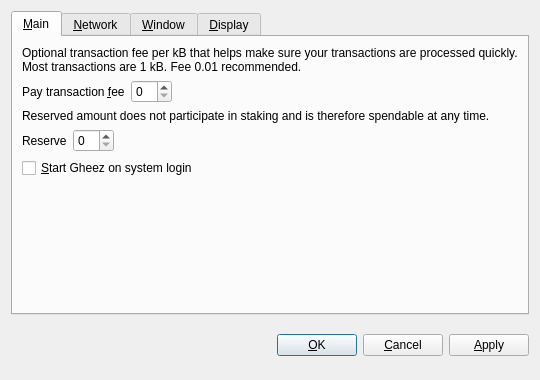
<?xml version="1.0" encoding="UTF-8"?>
<ui version="4.0">
 <class>OptionsDialog</class>
 <widget class="QDialog" name="OptionsDialog">
  <property name="geometry">
   <rect>
    <x>0</x>
    <y>0</y>
    <width>540</width>
    <height>380</height>
   </rect>
  </property>
  <property name="windowTitle">
   <string>Options</string>
  </property>
  <property name="modal">
   <bool>true</bool>
  </property>
  <layout class="QVBoxLayout" name="verticalLayout">
   <item>
    <widget class="QTabWidget" name="tabWidget">
     <property name="tabPosition">
      <enum>QTabWidget::North</enum>
     </property>
     <property name="currentIndex">
      <number>0</number>
     </property>
     <widget class="QWidget" name="tabMain">
      <attribute name="title">
       <string>&amp;Main</string>
      </attribute>
      <layout class="QVBoxLayout" name="verticalLayout_Main">
       <item>
        <widget class="QLabel" name="transactionFeeInfoLabel">
         <property name="text">
          <string>Optional transaction fee per kB that helps make sure your transactions are processed quickly. Most transactions are 1 kB. Fee 0.01 recommended.</string>
         </property>
         <property name="textFormat">
          <enum>Qt::PlainText</enum>
         </property>
         <property name="wordWrap">
          <bool>true</bool>
         </property>
        </widget>
       </item>
       <item>
        <layout class="QHBoxLayout" name="horizontalLayoutFee">
         <item>
          <widget class="QLabel" name="transactionFeeLabel">
           <property name="text">
            <string>Pay transaction &amp;fee</string>
           </property>
           <property name="textFormat">
            <enum>Qt::PlainText</enum>
           </property>
           <property name="buddy">
            <cstring>transactionFee</cstring>
           </property>
          </widget>
         </item>
         <item>
          <widget class="BitcoinAmountField" name="transactionFee"/>
         </item>
         <item>
          <spacer name="horizontalSpacerFee">
           <property name="orientation">
            <enum>Qt::Horizontal</enum>
           </property>
           <property name="sizeHint" stdset="0">
            <size>
             <width>40</width>
             <height>20</height>
            </size>
           </property>
          </spacer>
         </item>
        </layout>
       </item>
       <item>
        <widget class="QLabel" name="reserveBalanceInfoLabel">
         <property name="text">
          <string>Reserved amount does not participate in staking and is therefore spendable at any time.</string>
         </property>
         <property name="textFormat">
          <enum>Qt::PlainText</enum>
         </property>
         <property name="wordWrap">
          <bool>true</bool>
         </property>
        </widget>
       </item>
       <item>
        <layout class="QHBoxLayout" name="horizontalLayoutReserveBalance">
         <item>
          <widget class="QLabel" name="reserveBalanceLabel">
           <property name="text">
            <string>Reserve</string>
           </property>
           <property name="textFormat">
            <enum>Qt::PlainText</enum>
           </property>
           <property name="buddy">
            <cstring>reserveBalance</cstring>
           </property>
          </widget>
         </item>
         <item>
          <widget class="BitcoinAmountField" name="reserveBalance"/>
         </item>
         <item>
          <spacer name="horizontalSpacerReserveBalance">
           <property name="orientation">
            <enum>Qt::Horizontal</enum>
           </property>
           <property name="sizeHint" stdset="0">
            <size>
             <width>40</width>
             <height>20</height>
            </size>
           </property>
          </spacer>
         </item>
        </layout>
       </item>
       <item>
        <widget class="QCheckBox" name="bitcoinAtStartup">
         <property name="toolTip">
          <string>Automatically start Gheez after logging in to the system.</string>
         </property>
         <property name="text">
          <string>&amp;Start Gheez on system login</string>
         </property>
        </widget>
       </item>
       <item>
        <spacer name="verticalSpacer_Main">
         <property name="orientation">
          <enum>Qt::Vertical</enum>
         </property>
         <property name="sizeHint" stdset="0">
          <size>
           <width>20</width>
           <height>40</height>
          </size>
         </property>
        </spacer>
       </item>
      </layout>
     </widget>
     <widget class="QWidget" name="tabNetwork">
      <attribute name="title">
       <string>&amp;Network</string>
      </attribute>
      <layout class="QVBoxLayout" name="verticalLayout_Network">
       <item>
        <widget class="QCheckBox" name="mapPortUpnp">
         <property name="toolTip">
          <string>Automatically open the Gheez client port on the router. This only works when your router supports UPnP and it is enabled.</string>
         </property>
         <property name="text">
          <string>Map port using &amp;UPnP</string>
         </property>
        </widget>
       </item>
       <item>
        <widget class="QCheckBox" name="connectSocks">
         <property name="toolTip">
          <string>Connect to the Gheez network through a SOCKS5 proxy (e.g. when connecting through Tor).</string>
         </property>
         <property name="text">
          <string>&amp;Connect through SOCKS5 proxy:</string>
         </property>
        </widget>
       </item>
       <item>
        <layout class="QHBoxLayout" name="horizontalLayout_Network">
         <item>
          <widget class="QLabel" name="proxyIpLabel">
           <property name="text">
            <string>Proxy &amp;IP:</string>
           </property>
           <property name="textFormat">
            <enum>Qt::PlainText</enum>
           </property>
           <property name="buddy">
            <cstring>proxyIp</cstring>
           </property>
          </widget>
         </item>
         <item>
          <widget class="QValidatedLineEdit" name="proxyIp">
           <property name="maximumSize">
            <size>
             <width>140</width>
             <height>16777215</height>
            </size>
           </property>
           <property name="toolTip">
            <string>IP address of the proxy (e.g. 127.0.0.1)</string>
           </property>
          </widget>
         </item>
         <item>
          <widget class="QLabel" name="proxyPortLabel">
           <property name="text">
            <string>&amp;Port:</string>
           </property>
           <property name="textFormat">
            <enum>Qt::PlainText</enum>
           </property>
           <property name="buddy">
            <cstring>proxyPort</cstring>
           </property>
          </widget>
         </item>
         <item>
          <widget class="QLineEdit" name="proxyPort">
           <property name="maximumSize">
            <size>
             <width>55</width>
             <height>16777215</height>
            </size>
           </property>
           <property name="toolTip">
            <string>Port of the proxy (e.g. 9050)</string>
           </property>
          </widget>
         </item>
         <item>
          <spacer name="horizontalSpacer_Network">
           <property name="orientation">
            <enum>Qt::Horizontal</enum>
           </property>
           <property name="sizeHint" stdset="0">
            <size>
             <width>40</width>
             <height>20</height>
            </size>
           </property>
          </spacer>
         </item>
        </layout>
       </item>
       <item>
        <spacer name="verticalSpacer_Network">
         <property name="orientation">
          <enum>Qt::Vertical</enum>
         </property>
         <property name="sizeHint" stdset="0">
          <size>
           <width>20</width>
           <height>40</height>
          </size>
         </property>
        </spacer>
       </item>
      </layout>
     </widget>
     <widget class="QWidget" name="tabWindow">
      <attribute name="title">
       <string>&amp;Window</string>
      </attribute>
      <layout class="QVBoxLayout" name="verticalLayout_Window">
       <item>
        <widget class="QCheckBox" name="minimizeToTray">
         <property name="toolTip">
          <string>Show only a tray icon after minimizing the window.</string>
         </property>
         <property name="text">
          <string>&amp;Minimize to the tray instead of the taskbar</string>
         </property>
        </widget>
       </item>
       <item>
        <widget class="QCheckBox" name="minimizeOnClose">
         <property name="toolTip">
          <string>Minimize instead of exit the application when the window is closed. When this option is enabled, the application will be closed only after selecting Quit in the menu.</string>
         </property>
         <property name="text">
          <string>M&amp;inimize on close</string>
         </property>
        </widget>
       </item>
       <item>
        <spacer name="verticalSpacer_Window">
         <property name="orientation">
          <enum>Qt::Vertical</enum>
         </property>
         <property name="sizeHint" stdset="0">
          <size>
           <width>20</width>
           <height>40</height>
          </size>
         </property>
        </spacer>
       </item>
      </layout>
     </widget>
     <widget class="QWidget" name="tabDisplay">
      <attribute name="title">
       <string>&amp;Display</string>
      </attribute>
      <layout class="QVBoxLayout" name="verticalLayout_Display">
       <item>
        <layout class="QHBoxLayout" name="horizontalLayout_1_Display">
         <item>
          <widget class="QLabel" name="langLabel">
           <property name="text">
            <string>User Interface &amp;language:</string>
           </property>
           <property name="textFormat">
            <enum>Qt::PlainText</enum>
           </property>
           <property name="buddy">
            <cstring>lang</cstring>
           </property>
          </widget>
         </item>
         <item>
          <widget class="QValueComboBox" name="lang">
           <property name="toolTip">
            <string>The user interface language can be set here. This setting will take effect after restarting Gheez.</string>
           </property>
          </widget>
         </item>
        </layout>
       </item>
       <item>
        <layout class="QHBoxLayout" name="horizontalLayout_2_Display">
         <item>
          <widget class="QLabel" name="unitLabel">
           <property name="text">
            <string>&amp;Unit to show amounts in:</string>
           </property>
           <property name="textFormat">
            <enum>Qt::PlainText</enum>
           </property>
           <property name="buddy">
            <cstring>unit</cstring>
           </property>
          </widget>
         </item>
         <item>
          <widget class="QValueComboBox" name="unit">
           <property name="toolTip">
            <string>Choose the default subdivision unit to show in the interface and when sending coins.</string>
           </property>
          </widget>
         </item>
        </layout>
       </item>
       <item>
        <widget class="QCheckBox" name="coinControlFeatures">
         <property name="toolTip">
          <string>Whether to show coin control features or not.</string>
         </property>
         <property name="text">
          <string>Display coin &amp;control features (experts only!)</string>
         </property>
        </widget>
       </item>
       <item>
        <widget class="QCheckBox" name="useBlackTheme">
         <property name="text">
          <string>Use black visual theme (requires restart)</string>
         </property>
        </widget>
       </item>
       <item>
        <spacer name="verticalSpacer_Display">
         <property name="orientation">
          <enum>Qt::Vertical</enum>
         </property>
         <property name="sizeHint" stdset="0">
          <size>
           <width>20</width>
           <height>40</height>
          </size>
         </property>
        </spacer>
       </item>
      </layout>
     </widget>
    </widget>
   </item>
   <item>
    <layout class="QHBoxLayout" name="horizontalLayout_Buttons">
     <item>
      <spacer name="horizontalSpacer_1">
       <property name="orientation">
        <enum>Qt::Horizontal</enum>
       </property>
       <property name="sizeHint" stdset="0">
        <size>
         <width>40</width>
         <height>48</height>
        </size>
       </property>
      </spacer>
     </item>
     <item>
      <widget class="QLabel" name="statusLabel">
       <property name="font">
        <font>
         <weight>75</weight>
         <bold>true</bold>
        </font>
       </property>
       <property name="text">
        <string/>
       </property>
       <property name="textFormat">
        <enum>Qt::PlainText</enum>
       </property>
       <property name="wordWrap">
        <bool>true</bool>
       </property>
      </widget>
     </item>
     <item>
      <spacer name="horizontalSpacer_2">
       <property name="orientation">
        <enum>Qt::Horizontal</enum>
       </property>
       <property name="sizeHint" stdset="0">
        <size>
         <width>40</width>
         <height>48</height>
        </size>
       </property>
      </spacer>
     </item>
     <item>
      <widget class="QPushButton" name="okButton">
       <property name="text">
        <string>&amp;OK</string>
       </property>
      </widget>
     </item>
     <item>
      <widget class="QPushButton" name="cancelButton">
       <property name="text">
        <string>&amp;Cancel</string>
       </property>
       <property name="autoDefault">
        <bool>false</bool>
       </property>
      </widget>
     </item>
     <item>
      <widget class="QPushButton" name="applyButton">
       <property name="text">
        <string>&amp;Apply</string>
       </property>
       <property name="autoDefault">
        <bool>false</bool>
       </property>
      </widget>
     </item>
    </layout>
   </item>
  </layout>
 </widget>
 <customwidgets>
  <customwidget>
   <class>BitcoinAmountField</class>
   <extends>QSpinBox</extends>
   <header>bitcoinamountfield.h</header>
  </customwidget>
  <customwidget>
   <class>QValueComboBox</class>
   <extends>QComboBox</extends>
   <header>qvaluecombobox.h</header>
  </customwidget>
  <customwidget>
   <class>QValidatedLineEdit</class>
   <extends>QLineEdit</extends>
   <header>qvalidatedlineedit.h</header>
  </customwidget>
 </customwidgets>
 <resources/>
 <connections/>
</ui>
